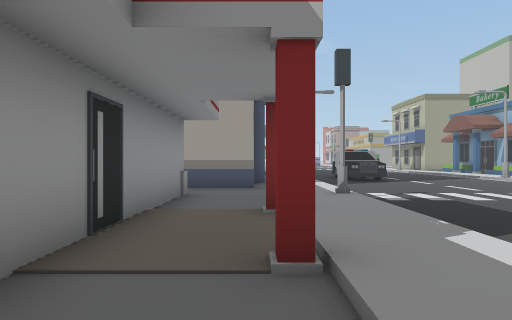
View 1 (above)

24 first-person views from a walk through a 3-D level made in the Unity game engine. The camera is 1.5 m above the floor, looks level and sees 70° across. The floor is counted in squares, 2 m on a side. Each view is taken from the middle of a square. On the plan, view 1 faces up. The plan holds only what a view shows up to about 11 squares ahead; the rest is blank. The place goes on beyond the plan. Some animated figures are left out.

View 2
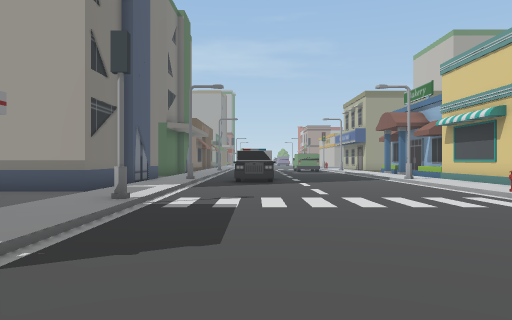

View 3
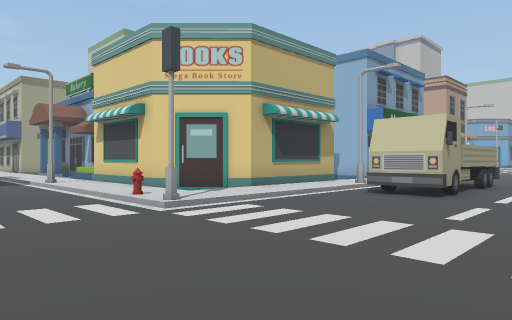

View 4
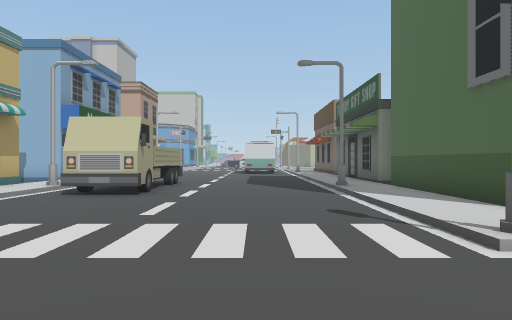

View 5
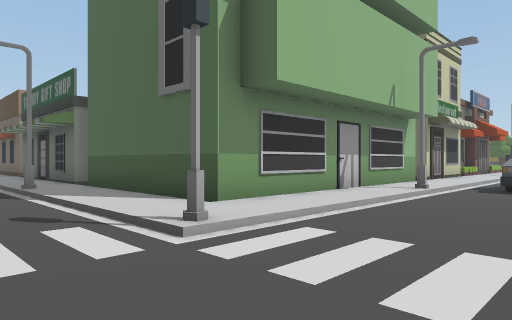

View 6
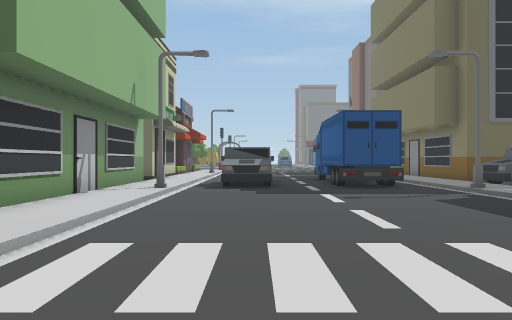

View 7
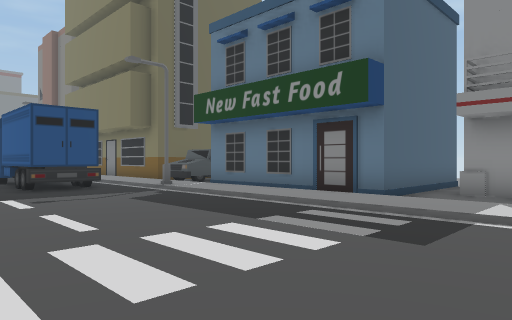

View 8
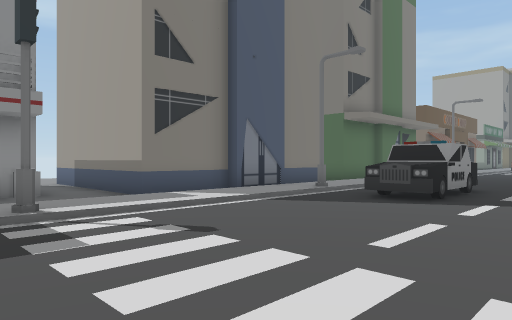

View 9
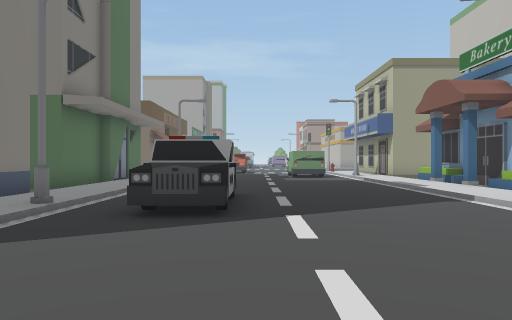

View 10
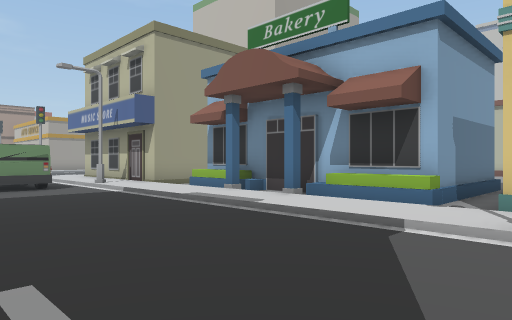

View 11
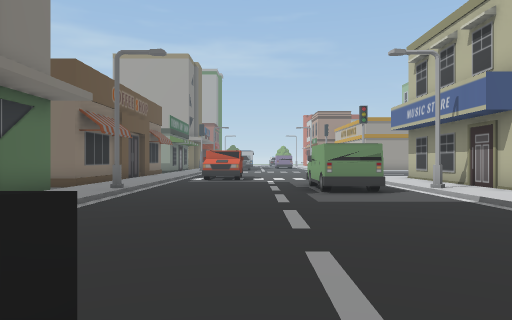

View 12
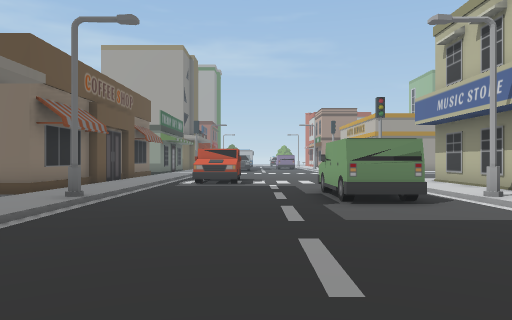

View 13
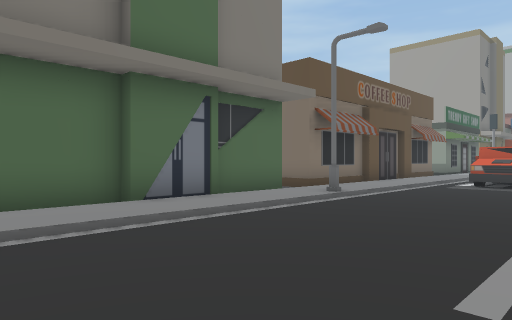

View 14
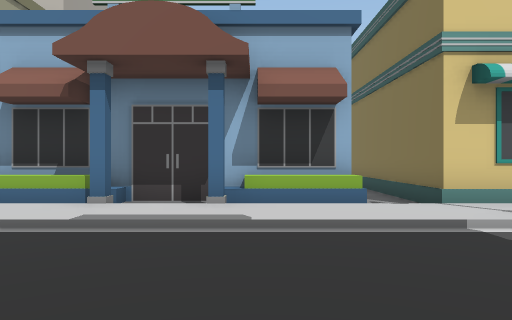

View 15
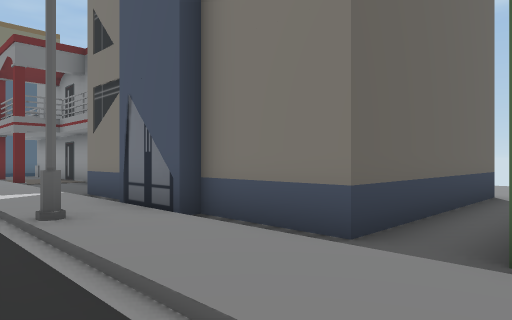

View 16
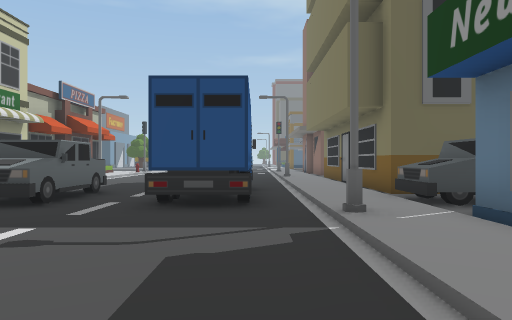

View 17
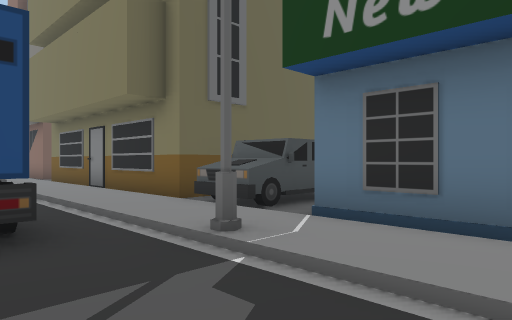

View 18
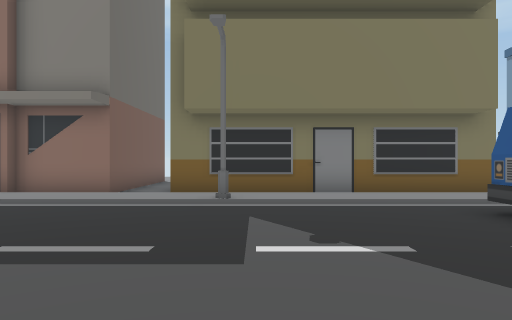

View 19
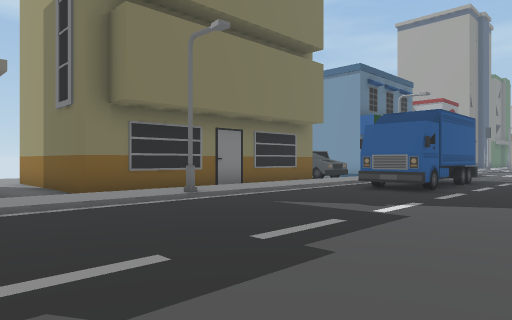

View 20
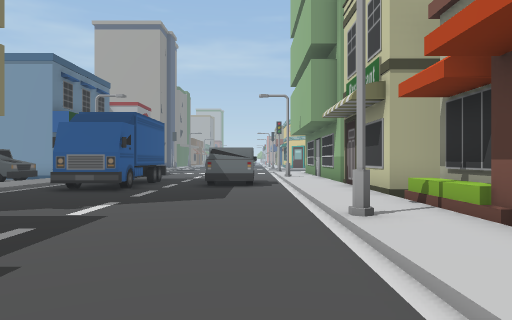

View 21
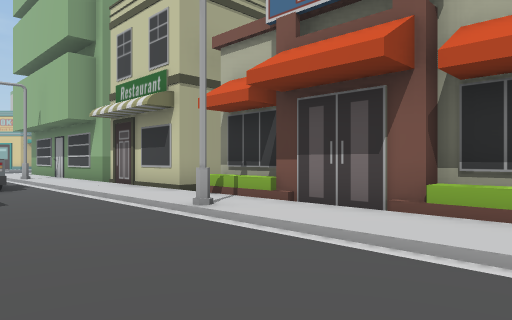

View 22
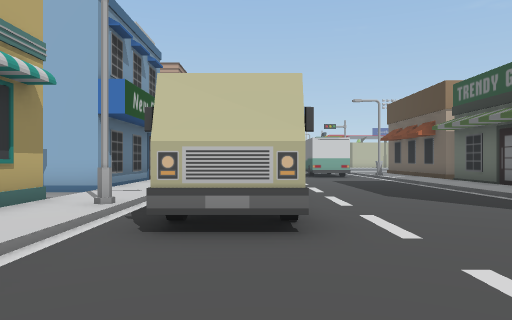

View 23
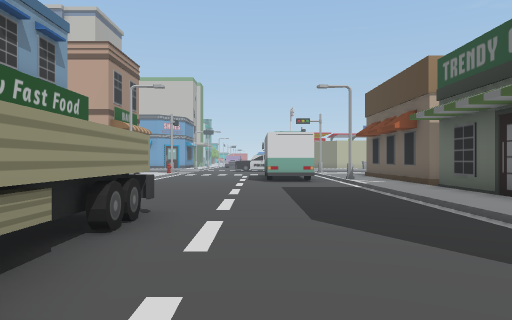

View 24
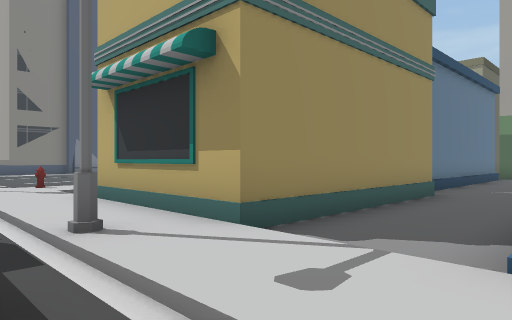

### Floor plan
Key: @ floor where view 1 was taken; # wall or solid block; . main floor; : floor 0.25 m higher than the main floor; / step, stairs or slope; O other object.
Columns run from 6 left of view 1 to 24 right of it. Each row starts with its distance up from view 1.
 28       #:/OO...  :#
 27       #:/.....  :#
 26       #:/....O /:#
 25      ##:/....OO/:#
 24       O:O....OOO:#
 23       O:/....O./:#
 22       O:/......// O
 21       O:/......// O
 20       O:/......// O
 19       O:/....../:.O   /.
 18      OO:/....../:.O  O/.
 17  ......:/......// O  O/.
 16 .OOOOOO:/.O....// OOOO/.
 15       O:/.O....////////.
 14       O:OOO....O:######..
 13       O:/.O..../:#    #..
 12       O:/....../:#    #..
 11       O:/....../:#    #..
 10  OOOOOO:/....../:##   #..O
  9  ......:/......O:.#####..OOOOOO
  8     #..:/......:::::::::::::
  7     #..:#......#/////OO//
  6     #..:/...........OO   .   ..
  5     #.#:/...........OOOOO......
  4     #..:/......................
  3     #.#:/......................
  2     #..:/......................
  1     #. :/......................
  0     #.@:/......#/////OO////////
 -1   .... :/....../:::::::::::::::
 -2   OOOOO:/....../:OOOOOO########
 -3       O:/....../:O
 -4       O:/....../:O
 -5       O:/....../:O
 -6       O:/....../:O
 -7       O:O......O:O
 -8     OOO:/OO..OO/:O
 -9      OO:/OO..OO/:O
-10   OOOOO:/OO..OO/:
-11       O:/OO..../:O
-12       O:/OO..../:O
-13       O:/....../:O
-14       O:/....../:OOO
-15       O:/....../:O
-16       O:/....../:O
-17       O:O......O:O
-18  OOOOOO:/....../:O
-19  ......:/....../:O
-20     OOO:/....../:O
-21       O:/  .. .:

Positions as (right, up) in squares from view 1, and headings:
1: (0, 0), facing up
2: (4, 1), facing up
3: (6, 2), facing up-right
4: (6, 2), facing right
5: (6, 2), facing down-right
6: (7, 2), facing down
7: (7, 2), facing down-left
8: (7, 6), facing up-left
9: (5, 8), facing up
10: (5, 13), facing up-right
11: (5, 15), facing up
12: (5, 17), facing up
13: (6, 17), facing up-left
14: (5, 17), facing right
15: (3, 18), facing down-left
16: (3, -2), facing down
17: (4, -4), facing down-left
18: (9, -16), facing left
19: (8, -21), facing up-left
20: (8, -21), facing up
21: (6, -21), facing up-right
22: (10, 5), facing right
23: (13, 3), facing right
24: (19, 6), facing up-left
